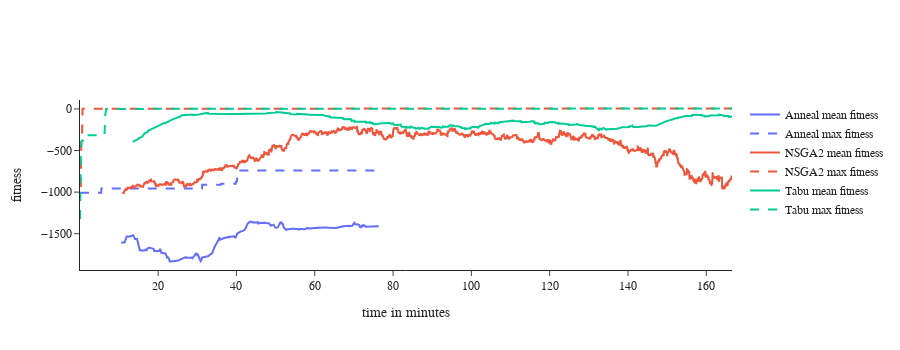

Notebook code for this chart:
### Code cell
fig = go.Figure()        
colors = copy(px.colors.qualitative.Plotly)
for optimizer in df['optimizer'].unique():
    add_scatter(fig, time[optimizer], mean_values[optimizer], std_values[optimizer], max_values[optimizer], all_values[optimizer], colors, label=optimizer)
fig.update_layout(height=350)
fig.show()
print("starting save")
# fig.write_image("C:/Users/Sebas/OneDrive/Documents/prodsim/data/images/fitness_over_time.png")
print("saved")

### Figure 1 — Plotly figure (JSON) as saved in the notebook; plotly's stock layout.template omitted (floating-point values rounded to 4 significant figures; data arrays with more than 128 entries replaced by an {"elided": "..."} marker saying what was removed)
{"data": [{"line": {"color": "#636EFA"}, "mode": "lines", "name": "Anneal mean fitness", "type": "scatter", "x": {"elided": "1179 float values"}, "y": {"elided": "1179 float values"}}, {"line": {"color": "#636EFA", "dash": "dash"}, "mode": "lines", "name": "Anneal max fitness", "type": "scatter", "x": {"elided": "1179 float values"}, "y": {"elided": "1179 float values"}}, {"line": {"color": "#EF553B"}, "mode": "lines", "name": "NSGA2 mean fitness", "type": "scatter", "x": {"elided": "11938 float values"}, "y": {"elided": "11938 float values"}}, {"line": {"color": "#EF553B", "dash": "dash"}, "mode": "lines", "name": "NSGA2 max fitness", "type": "scatter", "x": {"elided": "11938 float values"}, "y": {"elided": "11938 float values"}}, {"line": {"color": "#00CC96"}, "mode": "lines", "name": "Tabu mean fitness", "type": "scatter", "x": {"elided": "1738 float values"}, "y": {"elided": "1738 float values"}}, {"line": {"color": "#00CC96", "dash": "dash"}, "mode": "lines", "name": "Tabu max fitness", "type": "scatter", "x": {"elided": "1738 float values"}, "y": {"elided": "1738 float values"}}], "layout": {"font": {"family": "Arial, monospace"}, "height": 350, "xaxis": {"title": {"text": "time in minutes"}}, "yaxis": {"title": {"text": "fitness"}}}}
